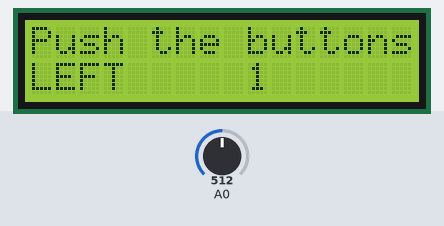
A sketch run on a simulated Arduino Uno, built with avr-gcc and run on an emulated ATmega328P. Parts: 16×2 character LCD. The inputs (shaded band) are chosen by the test bench; at power-on: A0 = 512.

Above: at 1.2 s.
1.3 s: A0 set to 543
3.5 s: A0 set to 564
At 4.3 s:
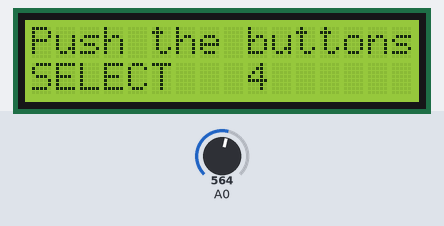
6.5 s: A0 set to 370
At 7.8 s:
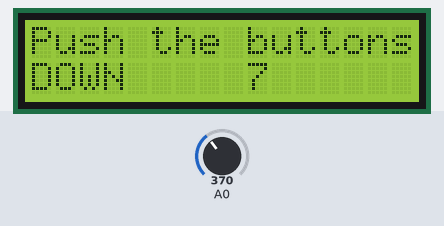
9.5 s: A0 set to 205
11.5 s: A0 set to 184
At 12.8 s:
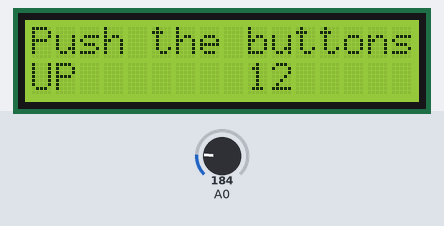
14.5 s: A0 set to 54
16.5 s: A0 set to 46
At 17.8 s:
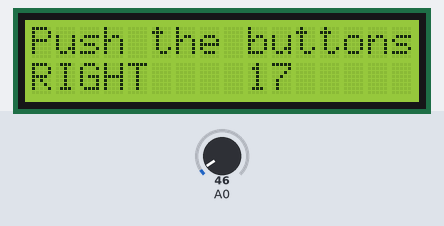
Timing chart, 0 to 19.5 s (numbered marks = the images above; inputs shaded):
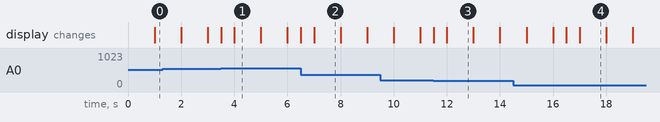

Measured:
- the behaviour switches between 554 and 555 on A0 (found by bisection; images 0 and 1)
- the behaviour switches between 195 and 194 on A0 (found by bisection; images 2 and 3)
- the behaviour switches between 50 and 49 on A0 (found by bisection; images 3 and 4)
- after the input at 3.5 s, the display: first changes at once (image 1 shows a later state)
- after the input at 6.5 s, the display: first changes at once (image 2 shows a later state)
- after the input at 11.5 s, the display: first changes at once (image 3 shows a later state)
- after the input at 16.5 s, the display: first changes at once (image 4 shows a later state)

The sketch:

Buttons.ino
```cpp
// Sample using LiquidCrystal library
#include <LiquidCrystal.h>

/*******************************************************
This program will test the LCD panel and the buttons
Mark Bramwell, July 2010
********************************************************/

// Select the pins used on the LCD panel
LiquidCrystal lcd(8, 9, 4, 5, 6, 7);

// Define some values used by the panel and buttons
int lcd_key = 0;
int adc_key_in = 0;

#define btnRIGHT 0
#define btnUP 1
#define btnDOWN 2
#define btnLEFT 3
#define btnSELECT 4
#define btnNONE 5

// Read the buttons
int read_LCD_buttons() {
  adc_key_in = analogRead(0); // Read the value from the sensor

  // My buttons when read are centered at these values: 0, 144, 329, 504, 741
  // We add approx 50 to those values and check to see if we are close
  if (adc_key_in > 1000) return btnNONE; // We make this the 1st option for speed
  // if (adc_key_in < 50) return btnRIGHT;
  // if (adc_key_in < 250) return btnUP;
  // if (adc_key_in < 450) return btnDOWN;
  // if (adc_key_in < 650) return btnLEFT;
  // if (adc_key_in < 850) return btnSELECT;

  // For V1.0, comment out the above thresholds and use the one below:
  // /*
  if (adc_key_in < 50) return btnRIGHT;
  if (adc_key_in < 195) return btnUP;
  if (adc_key_in < 380) return btnDOWN;
  if (adc_key_in < 555) return btnLEFT;
  if (adc_key_in < 790) return btnSELECT;
  // */

  return btnNONE; // When all others fail, return this
}

void setup() {
  lcd.begin(16, 2); // Start the library
  lcd.setCursor(0, 0);
  lcd.print("Push the buttons"); // Print a simple message
}

void loop() {
  lcd.setCursor(9, 1); // Move cursor to second line "1" and 9 spaces over
  lcd.print(millis() / 1000); // Display seconds elapsed since power-up

  lcd.setCursor(0, 1); // Move to the beginning of the second line
  lcd_key = read_LCD_buttons(); // Read the buttons

  // Depending on which button was pushed, perform an action
  switch (lcd_key) {
    case btnRIGHT:
      lcd.print("RIGHT ");
      break;
    case btnLEFT:
      lcd.print("LEFT  ");
      break;
    case btnUP:
      lcd.print("UP    ");
      break;
    case btnDOWN:
      lcd.print("DOWN  ");
      break;
    case btnSELECT:
      lcd.print("SELECT");
      break;
    case btnNONE:
      lcd.print("NONE  ");
      break;
  }
}
```
